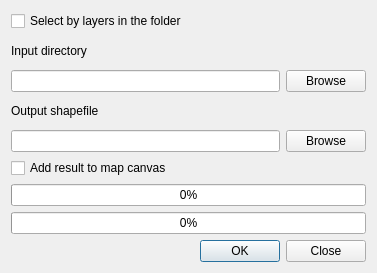
<?xml version="1.0" encoding="UTF-8"?>
<ui version="4.0">
 <class>MergeShapesDialog</class>
 <widget class="QDialog" name="MergeShapesDialog">
  <property name="geometry">
   <rect>
    <x>0</x>
    <y>0</y>
    <width>377</width>
    <height>273</height>
   </rect>
  </property>
  <property name="windowTitle">
   <string>Merge shapefiles</string>
  </property>
  <layout class="QVBoxLayout" name="verticalLayout">
   <item>
    <widget class="QCheckBox" name="chkListMode">
     <property name="text">
      <string>Select by layers in the folder</string>
     </property>
    </widget>
   </item>
   <item>
    <widget class="QLabel" name="label">
     <property name="text">
      <string>Input directory</string>
     </property>
    </widget>
   </item>
   <item>
    <layout class="QHBoxLayout" name="horizontalLayout">
     <item>
      <widget class="QLineEdit" name="leInputDir"/>
     </item>
     <item>
      <widget class="QPushButton" name="btnSelectDir">
       <property name="text">
        <string>Browse</string>
       </property>
      </widget>
     </item>
    </layout>
   </item>
   <item>
    <widget class="QLabel" name="label_2">
     <property name="text">
      <string>Output shapefile</string>
     </property>
    </widget>
   </item>
   <item>
    <layout class="QHBoxLayout" name="horizontalLayout_2">
     <item>
      <widget class="QLineEdit" name="leOutShape"/>
     </item>
     <item>
      <widget class="QPushButton" name="btnSelectFile">
       <property name="text">
        <string>Browse</string>
       </property>
      </widget>
     </item>
    </layout>
   </item>
   <item>
    <widget class="QCheckBox" name="chkAddToCanvas">
     <property name="text">
      <string>Add result to map canvas</string>
     </property>
    </widget>
   </item>
   <item>
    <widget class="QProgressBar" name="progressFeatures">
     <property name="value">
      <number>0</number>
     </property>
    </widget>
   </item>
   <item>
    <widget class="QProgressBar" name="progressFiles">
     <property name="value">
      <number>0</number>
     </property>
    </widget>
   </item>
   <item>
    <widget class="QDialogButtonBox" name="buttonBox">
     <property name="standardButtons">
      <set>QDialogButtonBox::Close|QDialogButtonBox::Ok</set>
     </property>
    </widget>
   </item>
  </layout>
 </widget>
 <resources/>
 <connections>
  <connection>
   <sender>buttonBox</sender>
   <signal>accepted()</signal>
   <receiver>MergeShapesDialog</receiver>
   <slot>accept()</slot>
   <hints>
    <hint type="sourcelabel">
     <x>248</x>
     <y>254</y>
    </hint>
    <hint type="destinationlabel">
     <x>157</x>
     <y>274</y>
    </hint>
   </hints>
  </connection>
  <connection>
   <sender>buttonBox</sender>
   <signal>rejected()</signal>
   <receiver>MergeShapesDialog</receiver>
   <slot>reject()</slot>
   <hints>
    <hint type="sourcelabel">
     <x>316</x>
     <y>260</y>
    </hint>
    <hint type="destinationlabel">
     <x>286</x>
     <y>274</y>
    </hint>
   </hints>
  </connection>
 </connections>
</ui>
